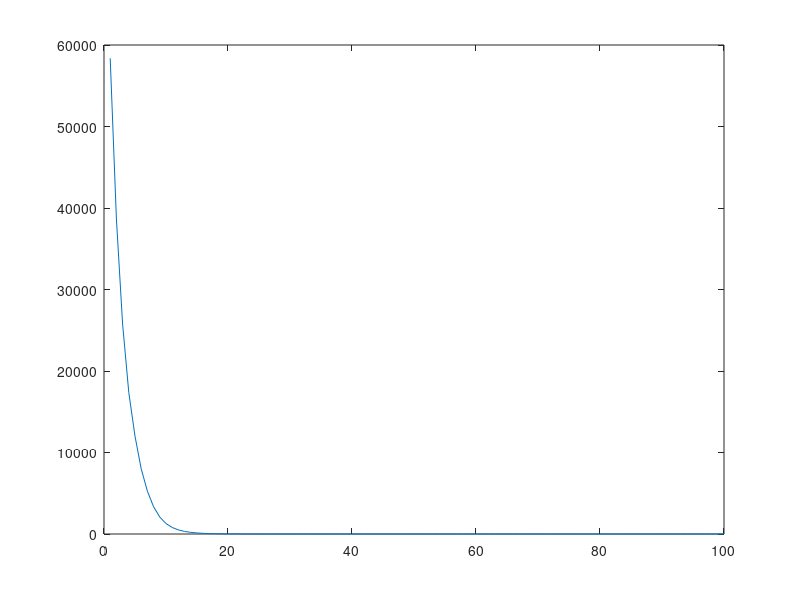

The MATLAB script that drew this image:
% generate some random U vectors
numOfTrueLatentFactors = 5;
numOfUsers = 10;
numOfItems = 20;

% we generate random values for trueU and trueM
trueU = 10*rand(numOfTrueLatentFactors, numOfUsers);
trueM = 10*rand(numOfTrueLatentFactors, numOfItems);

trainRatingsRatio = 0.1;
testRatingsRatio = 0.01;

trainTrueR = zeros(numOfUsers, numOfItems);
testTrueR = zeros(numOfUsers, numOfItems);

for i=1:numOfUsers
    for j=1:numOfItems
        generatedNumber = rand();
        if (generatedNumber < trainRatingsRatio)
            trainTrueR(i, j) = trueU(:, i)' * trueM(:, j);
        else
            if (generatedNumber < (trainRatingsRatio + testRatingsRatio))
                testTrueR(i, j) = trueU(:, i)' * trueM(:, j);
            end
        end
    end
end

for i=1:numOfUsers
    makeChange = 1;
    for j=1:numOfItems
        if (trainTrueR(i, j) > 0)
            makeChange = 0;
            break;
        end
    end
    if (makeChange == 1)
        selected = floor(rand()*numOfItems) + 1;
        %[selected, numOfItems]
        trainTrueR(i, selected) = trueU(:, i)' * trueM(:, selected);
    end
end

for j=1:numOfItems
    makeChange = 1;
    for i=1:numOfUsers
        if (trainTrueR(i, j) > 0)
            makeChange = 0;
            break;
        end
    end
    if (makeChange == 1)
        selected = floor(rand()*numOfUsers) + 1;
        %[selected, numOfUsers]
        trainTrueR(selected, j) = trueU(:, selected)' * trueM(:, j);
    end
end

% we define the number of iterations
numOfLatentFactors = 5;

% we initialize our solution by random
U = rand(numOfLatentFactors, numOfUsers);
M = rand(numOfLatentFactors, numOfItems);

% we make a new matrix where we put 1 if there is rating and 0 if there is
% no ranking
I = zeros(numOfUsers, numOfItems);
for i=1:numOfUsers
    for j=1:numOfItems
        if (trainTrueR(i, j) > 0)
            I(i, j) = 1;
        end
    end
end

numOfRatingsPerUser = zeros(numOfUsers, 1);
numOfRatingsPerItem = zeros(numOfItems, 1);

for i=1:numOfUsers
    numOfRatingsPerUser(i) = sum(I(i, :));
end

for j=1:numOfItems
    numOfRatingsPerItem(j) = sum(I(:, j));
end


% let's calculate RMSE
rmse = 0;
for i=1:numOfUsers
    sumUser = 0;
    for j=1:numOfItems
        if (I(i, j) == 1)
            prediction = U(:, i)' * M(:, j);
            sumUser = sumUser + (prediction - trainTrueR(i, j)) * (prediction - trainTrueR(i, j));
            rmse = rmse + (prediction - trainTrueR(i, j)) * (prediction - trainTrueR(i, j));
        end
    end
    %fprintf('SUM USER: %f\n', sumUser);
end
    
fprintf('%f\n', rmse);

rmse = 0;
for i=1:numOfUsers
    %predictionError = trainTrueR(i, :) - (U(:, i)' * M) * diag(I(i, :) * eye(numOfItems));
    %rmse = rmse + predictionError * predictionError';
    
    Ri = trainTrueR(i, :);
    Ui = U(:, i);
    dg = diag(I(i, :) * eye(numOfItems));
    rmse = rmse + (Ri - Ui'*M*dg)*(Ri - Ui'*M*dg)';
    %rmse = rmse + Ri*Ri' - Ri*dg*M'*Ui - Ui'*M*dg*Ri'+Ui'*M*dg*dg*M'*Ui;
end

fprintf('%f\n', rmse);

rmse = 0;
for j=1:numOfItems
    
    Rj = trainTrueR(:, j);
    Mj = M(:, j);
    dg = diag(I(:, j)'*eye(numOfUsers));
    %rmse = rmse + (Rj' - Mj'*U*dg)*(Rj' - Mj'*U*dg)';
    rmse = rmse + Rj'*Rj - Rj'*dg*U'*Mj-Mj'*U*dg*Rj+Mj'*U*dg*dg*U'*Mj;
end

fprintf('%f\n', rmse);

% U
% M

alpha = 0.1;
numOfIterations = 100;
lambda = 0.001;

rmsePlot = zeros(numOfIterations, 1);

for iteration=1:numOfIterations
    fprintf('Iteration %d\n', iteration);
    
    newU = zeros(numOfLatentFactors, numOfUsers);
    
    % for each user
    for i=1:numOfUsers
        Ri = trainTrueR(i, :);
        Ui = U(:, i);
        dg = diag(I(i, :) * eye(numOfItems));
        ni = sum(I(i, :));
        g = -M * dg * Ri' + (M * dg * dg * M' + ni * lambda * eye(numOfLatentFactors)) * Ui;
        H = M * dg * dg * M' + ni * lambda * eye(numOfLatentFactors);
        d = H \ g;
        newU(:, i) = U(:, i) - alpha * d;
    end
    
    newM = zeros(numOfLatentFactors, numOfItems);
    
    for j=1:numOfItems
        Rj = trainTrueR(:, j);
        Mj = M(:, j);
        dg = diag(I(:, j)'*eye(numOfUsers));
        nj = sum(I(:, j));
        g = -U * dg * Rj + (U * dg * dg * U' + nj * lambda * eye(numOfLatentFactors)) * Mj;
        H = U * dg * dg * U' + nj * lambda * eye(numOfLatentFactors);
        d = H \ g;
        newM(:, j) = M(:, j) - alpha * d;
    end
    
    U = newU;
    M = newM;
    
    % let's calculate RMSE
    rmse = 0;
    for i=1:numOfUsers
        for j=1:numOfItems
            if (I(i, j) == 1)
                prediction = U(:, i)' * M(:, j);
                rmse = rmse + (prediction - trainTrueR(i, j)) * (prediction - trainTrueR(i, j));
            end
        end
    end
    
    fprintf('%f\n', rmse);
    
    if (rmse < 0.000001)
        fprintf('The algorithm has converged in %d iterations.\n', iteration);
        break;
    end
    
    rmsePlot(iteration) = rmse;
    
end

figure;
plot(rmsePlot);
